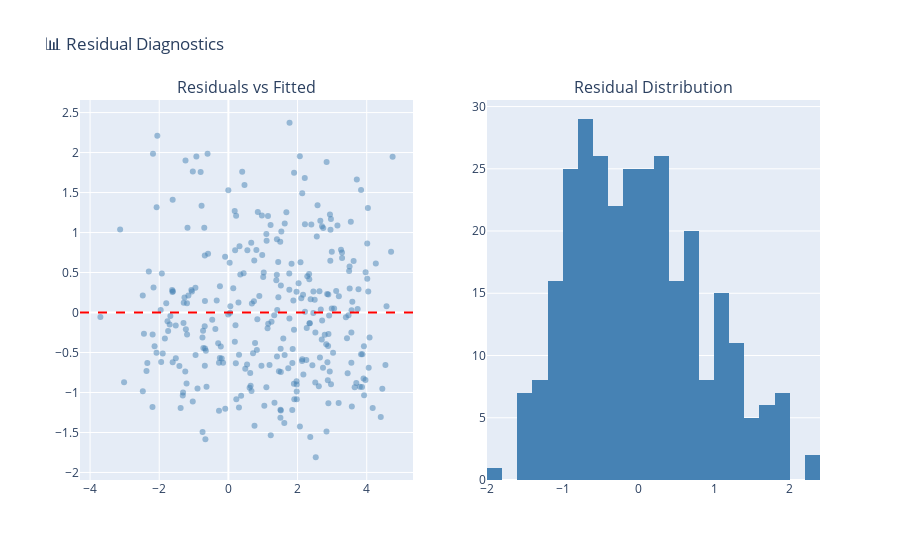

Write notebook code for a chart like this one.
### Code cell
# Residual diagnostic plots
fig = make_subplots(rows=1, cols=2, subplot_titles=('Residuals vs Fitted', 'Residual Distribution'))

# Scatter plot
fig.add_trace(go.Scatter(
    x=resid_results['y_pred'],
    y=resid_results['residuals'],
    mode='markers',
    marker=dict(opacity=0.5, color='steelblue')
), row=1, col=1)
fig.add_hline(y=0, line_dash='dash', line_color='red', row=1, col=1)

# Histogram
fig.add_trace(go.Histogram(
    x=resid_results['residuals'],
    nbinsx=30,
    marker_color='steelblue'
), row=1, col=2)

fig.update_layout(title='📊 Residual Diagnostics', showlegend=False, height=400)
fig

### Figure 1 — Plotly figure (JSON) as saved in the notebook; plotly's stock layout.template omitted (floating-point values rounded to 4 significant figures; data arrays with more than 128 entries replaced by an {"elided": "..."} marker saying what was removed)
{"data": [{"marker": {"color": "steelblue", "opacity": 0.5}, "mode": "markers", "type": "scatter", "x": {"elided": "300 float values"}, "xaxis": "x", "y": {"elided": "300 float values"}, "yaxis": "y"}, {"marker": {"color": "steelblue"}, "nbinsx": 30, "type": "histogram", "x": {"elided": "300 float values"}, "xaxis": "x2", "yaxis": "y2"}], "layout": {"annotations": [{"font": {"size": 16}, "showarrow": false, "text": "Residuals vs Fitted", "x": 0.225, "xanchor": "center", "xref": "paper", "y": 1, "yanchor": "bottom", "yref": "paper"}, {"font": {"size": 16}, "showarrow": false, "text": "Residual Distribution", "x": 0.775, "xanchor": "center", "xref": "paper", "y": 1, "yanchor": "bottom", "yref": "paper"}], "autosize": true, "shapes": [{"line": {"color": "red", "dash": "dash"}, "type": "line", "x0": 0, "x1": 1, "xref": "x domain", "y0": 0, "y1": 0, "yref": "y"}], "showlegend": false, "title": {"text": "📊 Residual Diagnostics"}, "xaxis": {"anchor": "y", "autorange": true, "domain": [0, 0.45], "range": [-4.338, 5.385], "type": "linear"}, "xaxis2": {"anchor": "y2", "autorange": true, "domain": [0.55, 1], "range": [-2.0, 2.4], "type": "linear"}, "yaxis": {"anchor": "x", "autorange": true, "domain": [0, 1], "range": [-2.133, 2.697], "type": "linear"}, "yaxis2": {"anchor": "x2", "autorange": true, "domain": [0, 1], "range": [0, 30.53]}}}
